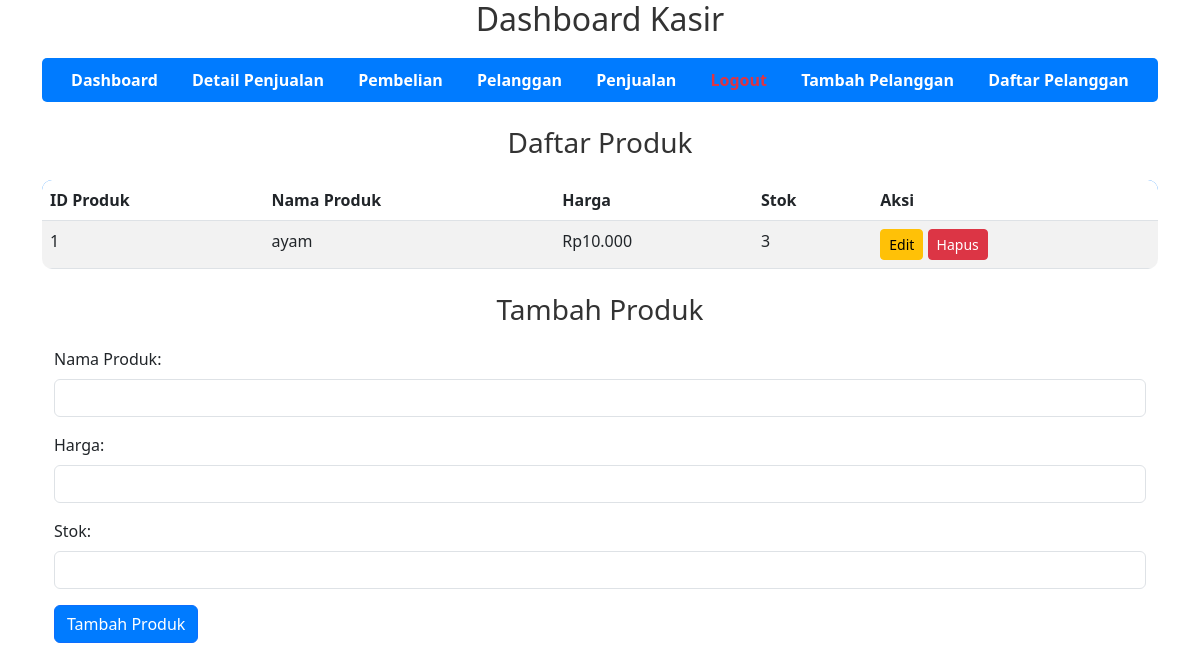
The app's page /layout/dashboard.php (signed in) with its own data.
### tables this page shows
CREATE TABLE `produk` (
  `ProdukID` int(11) NOT NULL,
  `NamaProduk` varchar(255) NOT NULL,
  `Harga` decimal(10,2) NOT NULL,
  `Stok` int(11) NOT NULL
);

### layout/dashboard.php (the view, shortened to what this page needs)
<?php
include 'koneksi.php';
$sql_produk = "SELECT * FROM produk";
$result_produk = $conn->query($sql_produk);
?>
<!DOCTYPE html>
<html lang="id">
<head>
    <link rel="stylesheet" href="https://cdn.jsdelivr.net/npm/bootstrap@5.3.0/dist/css/bootstrap.min.css">
    <link rel="stylesheet" href="dashboard.css">
</head>
<body>
<div class="container">
    <h2>Dashboard Kasir</h2>
    <nav>
        <ul>
            <li><a href="dashboard.php">Dashboard</a></li>
            <li><a href="detailpenjualan.php">Detail Penjualan</a></li>
            <li><a href="pembelian.php">Pembelian</a></li>
            <li><a href="tambah_pelanggan.php">Pelanggan</a></li>
            <li><a href="penjualan.php">Penjualan</a></li>
            <li><a href="logout.php" class="text-danger">Logout</a></li>
            <li><a href="tambah_pelanggan.php">Tambah Pelanggan</a></li>
            <li><a href="daftar_pelanggan.php">Daftar Pelanggan</a></li>
        </ul>
    </nav>
    <h3 class="mt-4">Daftar Produk</h3>
    <table class="table table-striped">
        <thead>
            <tr>
                <th>ID Produk</th>
                <th>Nama Produk</th>
                <th>Harga</th>
                <th>Stok</th>
                <th>Aksi</th>
            </tr>
        </thead>
        <tbody>
            <?php while ($row = $result_produk->fetch_assoc()) { ?>
                <tr>
                    <td><?= $row['ProdukID']; ?></td>
                    <td><?= $row['NamaProduk']; ?></td>
                    <td>Rp<?= number_format($row['Harga'], 0, ',', '.'); ?></td>
                    <td><?= $row['Stok']; ?></td>
                    <td>
                        <a href="edit_produk.php?id=<?= $row['ProdukID']; ?>" class="btn btn-warning btn-sm">Edit</a>
                        <a href="hapus_produk.php?id=<?= $row['ProdukID']; ?>" class="btn btn-danger btn-sm" onclick="return confirm('Hapus produk ini?');">Hapus</a>
                    </td>
                </tr>
            <?php } ?>
        </tbody>
    </table>
    <div class="container mt-4">
    <h3>Tambah Produk</h3>
    <form action="tambah_produk.php" method="POST">
        <div class="mb-3">
            <label for="nama_produk" class="form-label">Nama Produk:</label>
            <input type="text" name="nama_produk" id="nama_produk" class="form-control" required>
        </div>
        <div class="mb-3">
            <label for="harga" class="form-label">Harga:</label>
            <input type="number" name="harga" id="harga" class="form-control" required>
        </div>
        <div class="mb-3">
            <label for="stok" class="form-label">Stok:</label>
            <input type="number" name="stok" id="stok" class="form-control" required>
        </div>
        <button type="submit" class="btn btn-primary">Tambah Produk</button>
    </form>
</div>
</div>
</body>
</html>

### layout/dashboard.css (style rules this page uses)
h2, h3 { color: #333; text-align: center; margin-bottom: 20px; }
nav ul { text-align: center; padding: 10px; background: #007bff; border-radius: 5px; }
nav ul li { display: inline; margin: 0 15px; }
nav ul li a { color: #fff; text-decoration: none; font-weight: bold; }
.btn-primary { background-color: #007bff; }
.btn-warning { background-color: #ffc107; }
.btn-danger { background-color: #dc3545; }
.table { border-radius: 10px; overflow: hidden; }
.table thead { background: #007bff; color: white; }

### records on screen
produk: ProdukID "1", NamaProduk "ayam", Harga "10.000", Stok "3"
